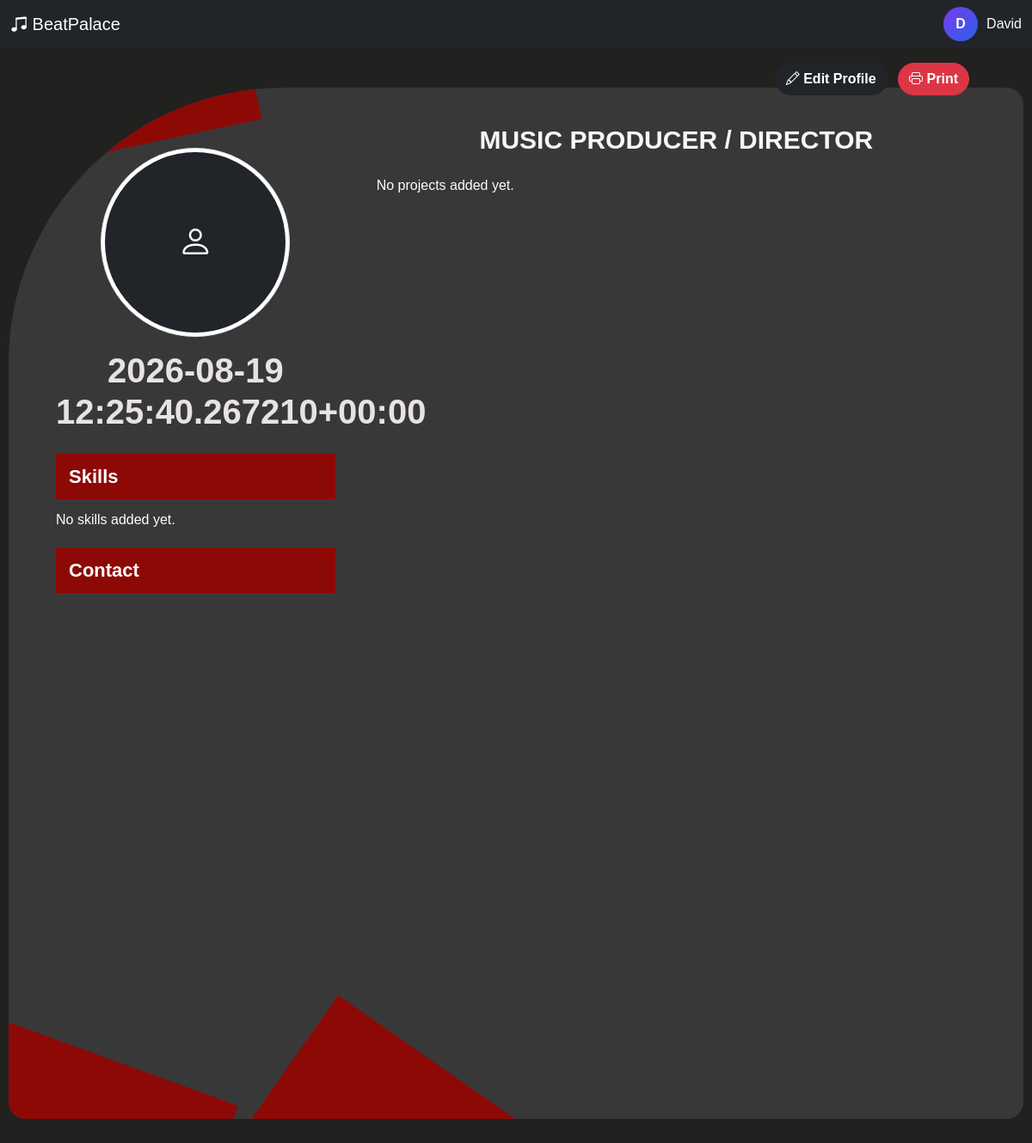
Page /producer/profile/ (signed in) on the earlier database version.
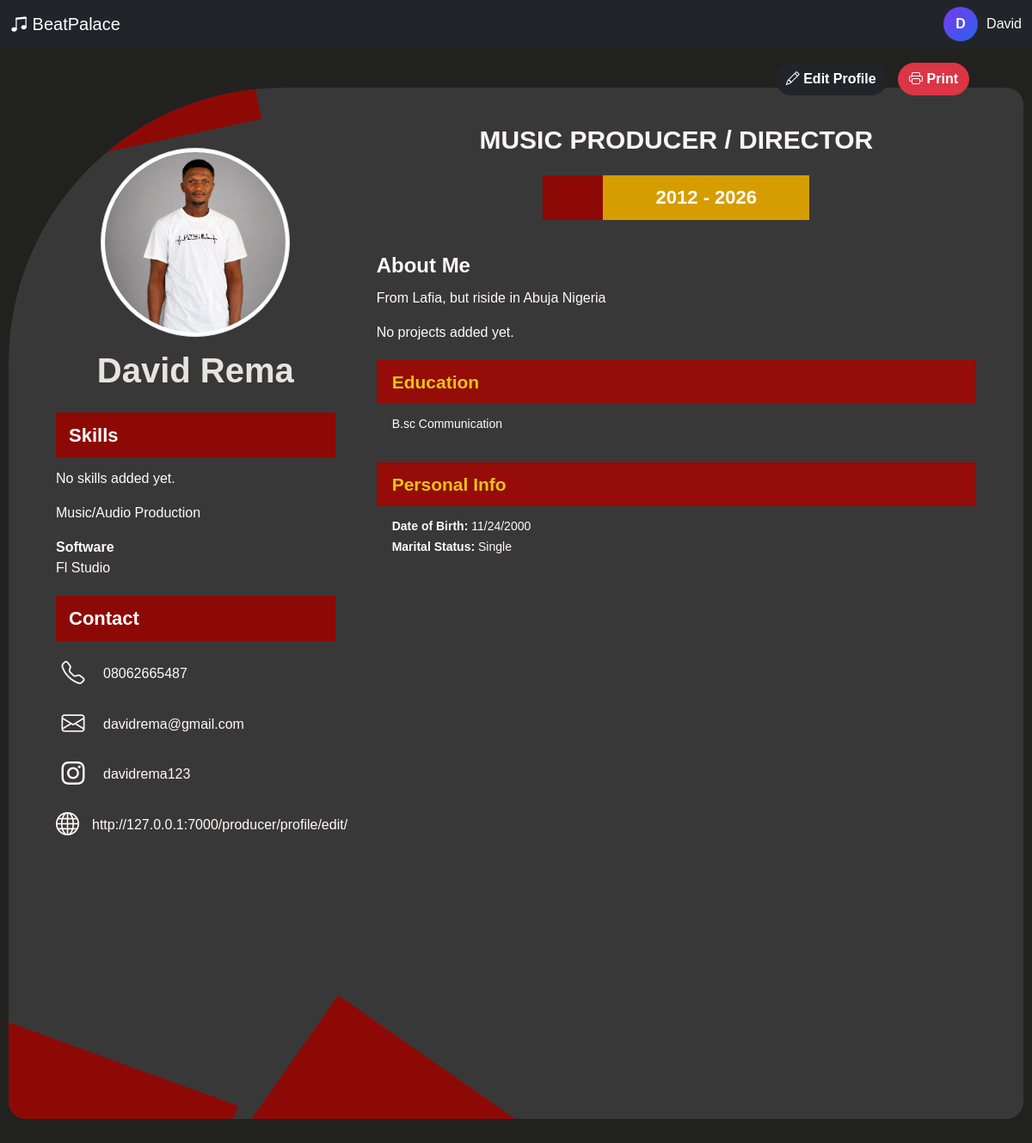
Same page on the later database version.
### accounts/models.py (models this page shows, shortened)
class User(AbstractUser):
    ROLE_CHOICES = (
        ("producer", "Producer"),
        ("artist", "Artist"),
    )
    email = models.EmailField(unique=True)
    role = models.CharField(
        max_length=20,
        choices=ROLE_CHOICES
    )
    avatar = models.ImageField(
        upload_to="avatars/",
        blank=True,
        null=True
    )
    verified = models.BooleanField(default=False)
    created_at = models.DateTimeField(auto_now_add=True)

### producers/models.py (models this page shows, shortened)
class ProducerProfile(models.Model):
    user = models.OneToOneField(
        settings.AUTH_USER_MODEL,
        on_delete=models.CASCADE,
        related_name="producer_profile",
    )
    full_name = models.CharField(max_length=150, blank=True, default="")
    professional_title = models.CharField(
        max_length=150, default="Music Producer / Director"
    )
    profile_image = models.ImageField(
        upload_to="producers/profile/", blank=True, null=True
    )
    bio = models.TextField(blank=True, null=True)
    start_year = models.PositiveIntegerField(blank=True, null=True)
    end_year = models.PositiveIntegerField(blank=True, null=True)
    phone = models.CharField(max_length=30, blank=True)
    email = models.EmailField(blank=True)
    instagram = models.CharField(max_length=100, blank=True)
    website = models.URLField(blank=True)
    skill_description = models.TextField(
        blank=True,
        help_text="Example: Music Composition, Audio Production & Sound Design",
    )
    software = models.TextField(
        blank=True, help_text="Example: Ableton Live, Cubase, Adobe Premiere, Logic Pro"
    )
    education = models.TextField(blank=True)
    date_of_birth = models.DateField(blank=True, null=True)
    marital_status = models.CharField(max_length=50, blank=True)
    is_published = models.BooleanField(default=True)
    created_at = models.DateTimeField(auto_now_add=True)
    updated_at = models.DateTimeField(auto_now=True)

### producers/views.py (the view)
@login_required
def producer_profile(request):
    profile, created = ProducerProfile.objects.get_or_create(
        user=request.user,
        defaults={
            "full_name": request.user.get_full_name()
            or request.user.username
        }
    )
    projects = profile.projects.filter(
        is_visible=True
    )
    skills = profile.skills.all()
    return render(
        request,
        "producers/profile.html",
        {
            "profile": profile,
            "projects": projects,
            "skills": skills,
        }
    )

### templates/producers/profile.html (shortened to what this page needs)
{% extends "base.html" %}
{% block content %}
</head>
<body>
<div class="profile-actions p-5">
    <a
        href="{% url 'producer_edit_profile' %}"
        class="btn btn-dark me-2"
    >
        <i class="bi bi-pencil"></i>
        Edit Profile
    </a>
    <button
        onclick="window.print()"
        class="btn btn-danger"
    >
        <i class="bi bi-printer"></i>
        Print
    </button>
</div>
<div class="cv-container">
    <div class="shape-top"></div>
    <div class="shape-bottom-left"></div>
    <div class="shape-bottom"></div>
    <div class="content">
        <div class="row g-5">
            <div class="col-lg-4">
                <div class="profile-image-wrapper rounded-circle img-thumbnail" style="object-fit: cover;">
                    {% if profile.profile_image %}
                        <img
                            src="{{ profile.profile_image.url }}"
                            class="profile-image"
                            alt="{{ profile.full_name }}"
                        >
                    {% else %}
                        <div
                            class="profile-image d-flex align-items-center justify-content-center bg-dark text-white"
                        >
                            <i class="bi bi-person fs-1"></i>
                        </div>
                    {% endif %}
                </div>
                <h1 class="profile-name">
                    {{ profile.full_name }}
                </h1>
                <div class="section-title">
                    Skills
                </div>
                {% for skill in skills %}
                    <div class="skill-name">
                        {{ skill.name }}
                    </div>
                    <div class="rating">
                        {% for i in "12345" %}
                            {% if forloop.counter <= skill.rating %}
                                ■
                            {% else %}
                                □
                            {% endif %}
                        {% endfor %}
                    </div>
                {% empty %}
                    <p>
                        No skills added yet.
                    </p>
                {% endfor %}
                {% if profile.skill_description %}
                    <div class="mt-2">
                        {{ profile.skill_description|linebreaksbr }}
                    </div>
                {% endif %}
                {% if profile.software %}
                    <div class="mt-3">
                        <strong>
                            Software
                        </strong>
                        <div>
                            {{ profile.software|linebreaksbr }}
                        </div>
                    </div>
                {% endif %}
                <div class="section-title">
                    Contact
                </div>
                {% if profile.phone %}
                    <div class="contact-item">
                        <div class="contact-icon">
                            <i class="bi bi-telephone"></i>
                        </div>
                        <span>
                            {{ profile.phone }}
                        </span>
                    </div>
                {% endif %}
                {% if profile.email %}
                    <div class="contact-item">
                        <div class="contact-icon">
                            <i class="bi bi-envelope"></i>
                        </div>
                        <span>
                            {{ profile.email }}
                        </span>
                    </div>
                {% endif %}
                {% if profile.instagram %}
                    <div class="contact-item">
                        <div class="contact-icon">
                            <i class="bi bi-instagram"></i>
                        </div>
                        <span>
                            {{ profile.instagram }}
                        </span>
                    </div>
                {% endif %}
                {% if profile.website %}
                    <div class="contact-item">
                        <div class="contact-icon">
                            <i class="bi bi-globe"></i>
                        </div>
                        <span>
                            {{ profile.website }}
                        </span>
                    </div>
                {% endif %}
            </div>
            <div class="col-lg-8">
                <div class="main-title">
                    {{ profile.professional_title|upper }}
                </div>
                {% if profile.start_year %}
                    <div class="year-box">
                        <div class="year-red"></div>
                        <div class="year-text">
                            {{ profile.start_year }}
                            -
                            {% if profile.end_year %}
                                {{ profile.end_year }}
                            {% else %}
                                Present
                            {% endif %}
                        </div>
                    </div>
                {% endif %}
                {% if profile.bio %}
                    <div class="experience-title">
                        About Me
                    </div>
                    <p>
                        {{ profile.bio|linebreaksbr }}
                    </p>
                {% endif %}
                {% regroup projects by project_type as project_groups %}
                {% for group in project_groups %}
                    {% if group.grouper == "produced" %}
                        <div class="experience-title">
                            Produced, Composed and Recorded
                        </div>
                        <ul class="project-list">
                            {% for project in group.list %}
                                <li>
                                    {{ project.title }}
                                    {% if project.year %}
                                        <small>
                                            ({{ project.year }})
                                        </small>
                                    {% endif %}
                                    {% if project.description %}
                                        <div class="small">
                                            {{ project.description }}
                                        </div>
                                    {% endif %}
                                </li>
                            {% endfor %}
                        </ul>
                    {% endif %}
                    {% if group.grouper == "directed" %}
                        <div class="experience-title">
                            Directed Music and Audio
                        </div>
                        <ul class="project-list">
                            {% for project in group.list %}
                                <li>
                                    {{ project.title }}
                                    {% if project.year %}
                                        <small>
                                            ({{ project.year }})
                                        </small>
                                    {% endif %}
                                    {% if project.description %}
                                        <div class="small">
                                            {{ project.description }}
                                        </div>
                                    {% endif %}
                                </li>
                            {% endfor %}
                        </ul>
                    {% endif %}
                {% empty %}
                    <p>
                        No projects added yet.
                    </p>
                {% endfor %}
                {% if profile.education %}
                    <div class="info-title">
                        Education
                    </div>
                    <div class="info-content">
                        {{ profile.education|linebreaksbr }}
                    </div>
                {% endif %}
                {% if profile.date_of_birth or profile.marital_status %}
                    <div class="info-title">
                        Personal Info
                    </div>
                    <div class="info-content">
                        {% if profile.date_of_birth %}
                            <div>
                                <strong>
                                    Date of Birth:
                                </strong>
                                {{ profile.date_of_birth|date:"m/d/Y" }}
                            </div>
                        {% endif %}
                        {% if profile.marital_status %}
                            <div>
                                <strong>
                                    Marital Status:
                                </strong>
                                {{ profile.marital_status }}
                            </div>
                        {% endif %}
                    </div>
                {% endif %}
            </div>
        </div>
    </div>
</div>
{% endblock %}

### templates/base.html (shortened to what this page needs)
{% load static %}
<!DOCTYPE html>
<html lang="en">
<head>
    <link
    href="https://cdn.jsdelivr.net/npm/bootstrap@5.3.3/dist/css/bootstrap.min.css"
    rel="stylesheet"
    >
    <link
    href="https://cdn.jsdelivr.net/npm/bootstrap-icons@1.11.3/font/bootstrap-icons.css"
    rel="stylesheet"
    >
    <link
     rel="stylesheet"
     href="{% static 'css/style.css' %}"
    >
</head>
<nav class="navbar fixed-top bg-dark" data-bs-theme="dark">
  <div class="container-fluid d-flex justify-content-between align-items-center">
    <a class="navbar-brand" href="#">
        <i class="bi bi-music-note-beamed"></i>
        BeatPalace</a>
    <div class="d-flex gap-2">
      <div class="user-profile">
                <div class="avatar">
                    {{ user.username|first|upper }}
                </div>
                <span>
                    {{ user.username }}
                </span>
            </div>
    </div>
  </div>
</nav>
<div class="container-fluid pt-5 mt-4">
</div>
{% block content %}
{% endblock %}
</body>
</html>

### static/css/style.css (style rules this page uses)
:root { --bg: #0b0b12; --sidebar: #11111a; --card: #151520; --border: #262638; --text: #ffffff; --muted: #fff; --primary: #7c3aed; --secondary: #2563eb; }
* { box-sizing: border-box; }
body { margin: 0; background: var(--bg); color: var(--text); font-family: Inter, Arial, sans-serif; }
.user-profile { display: flex; align-items: center; gap: 10px; }
.avatar { width: 40px; height: 40px; display: flex; justify-content: center; align-items: center; border-radius: 50%; background: linear-gradient( 135deg, var(--primary), var(--secondary) ); font-weight: bold; }

### templates/producers/profile.html (style rules this page uses)
* { box-sizing: border-box; }
body { margin: 0; background: #212120; font-family: "Montserrat", sans-serif; color: #fdfbfa; }
.cv-container { max-width: 1180px; margin: 30px auto; background: #393838; border-top-left-radius: 320px; border-top-right-radius: 20px; border-bottom-left-radius: 20px; border-bottom-right-radius: 20px; min-height: 1200px; padding: 45px 55px; position: relative; overflow: hidden; }
.shape-top { position: absolute; top: -100px; left: -120px; width: 400px; height: 180px; background: #8d0906; transform: rotate(-12deg); }
.shape-bottom-left { position: absolute; bottom: -80px; left: -100px; width: 350px; height: 160px; background: #8d0906; transform: rotate(20deg); }
.shape-bottom { position: absolute; bottom: -120px; left: 300px; width: 350px; height: 180px; background: #8d0906; transform: rotate(35deg); }
.content { position: relative; z-index: 2; }
.profile-image-wrapper { width: 220px; height: 220px; margin: 25px auto 15px; }
.profile-image { width: 100%; height: 100%; object-fit: cover; border-radius: 50%; }
.profile-name { color: #e7e3e3; font-size: 40px; font-weight: 800; text-align: center; margin-bottom: 25px; }
.section-title { background: #8d0906; color: white; font-size: 22px; font-weight: 800; padding: 10px 15px; margin: 20px 0 12px; }
.main-title { text-align: center; color: #f8f6f6; font-size: 30px; font-weight: 700; line-height: 1.05; margin-bottom: 25px; }
.year-box { display: flex; width: 310px; height: 52px; margin: 0 auto 35px; background: #d59d00; align-items: center; }
.year-red { width: 70px; height: 100%; background: #8d0906; }
.year-text { flex: 1; text-align: center; font-size: 22px; font-weight: 800; }
.experience-title { font-size: 24px; font-weight: 800; margin-bottom: 8px; }
.contact-item { display: flex; align-items: center; gap: 15px; margin: 18px 0; }
.contact-icon { font-size: 27px; width: 40px; text-align: center; }
.info-title { background: #950c08; color: #e9c414; font-size: 21px; font-weight: 800; padding: 10px 18px; margin-top: 20px; }
.info-content { padding: 12px 18px; font-size: 14px; line-height: 1.7; }
.profile-actions { position: fixed; right: 25px; top: 25px; z-index: 20; }
.profile-actions .btn { border-radius: 30px; font-weight: 600; }

Differences in the rows shown:
changed ProducerProfile "MUSIC PRODUCER / DIRECTOR": profile_image: picture added; full_name "2026-08-19 12:25:40.267210+00:00" → "David Rema"; skill_description (not shown) → "Music/Audio Production"; software (not shown) → "Fl Studio"; phone (not shown) → "08062665487"; email (not shown) → "davidrema@gmail.com"; instagram (not shown) → "davidrema123"; website (not shown) → "http://127.0.0.1:7000/producer/profile/edit/"; start_year (not shown) → "2012"; end_year (not shown) → "2026"; bio (not shown) → "From Lafia, but riside in Abuja Nigeria"; education (not shown) → "B.sc Communication"; date_of_birth (not shown) → "11/24/2000"; marital_status (not shown) → "Single"
Other differences:
text now shown: "Software - About Me Education Personal Info Date of Birth: Marital Status:"
